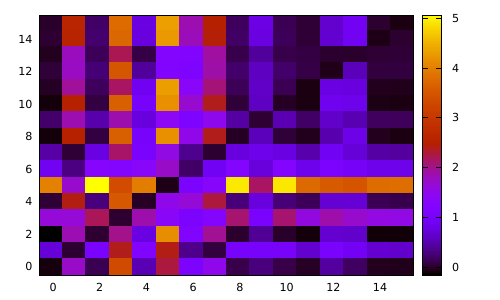

gnuplot code for this plot:
set terminal pdf color
set output 'vouw-gnuplottex-fig3.pdf'
    unset key
set autoscale xfix
set autoscale yfix
set autoscale cbfix
plot '2.2.cluster.txt' matrix nonuniform with image
